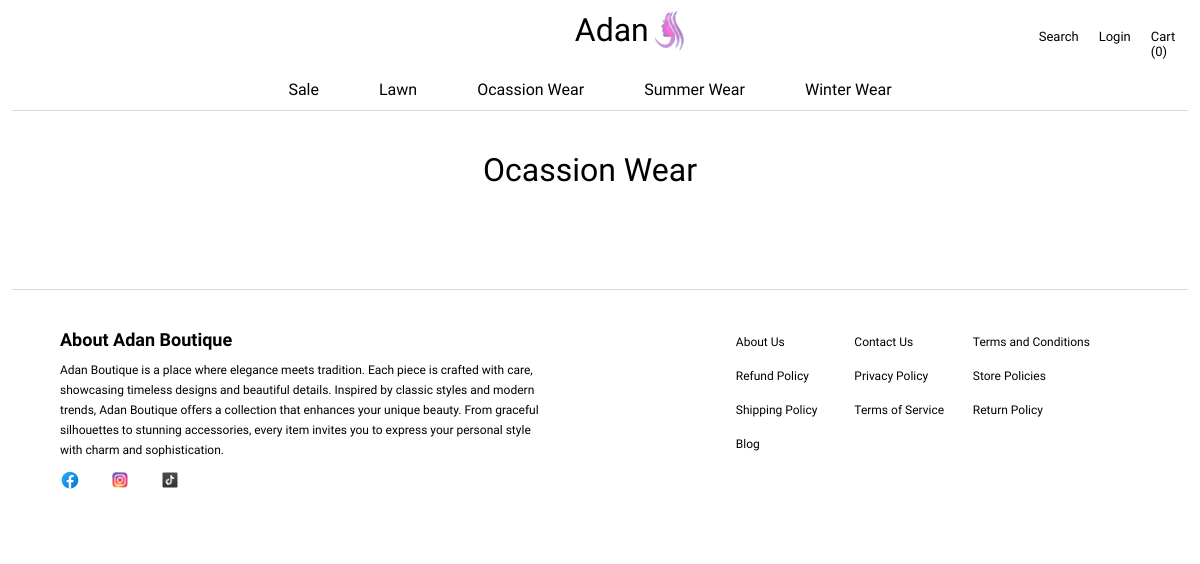
The page /adan/ocassion on the database as committed earlier.
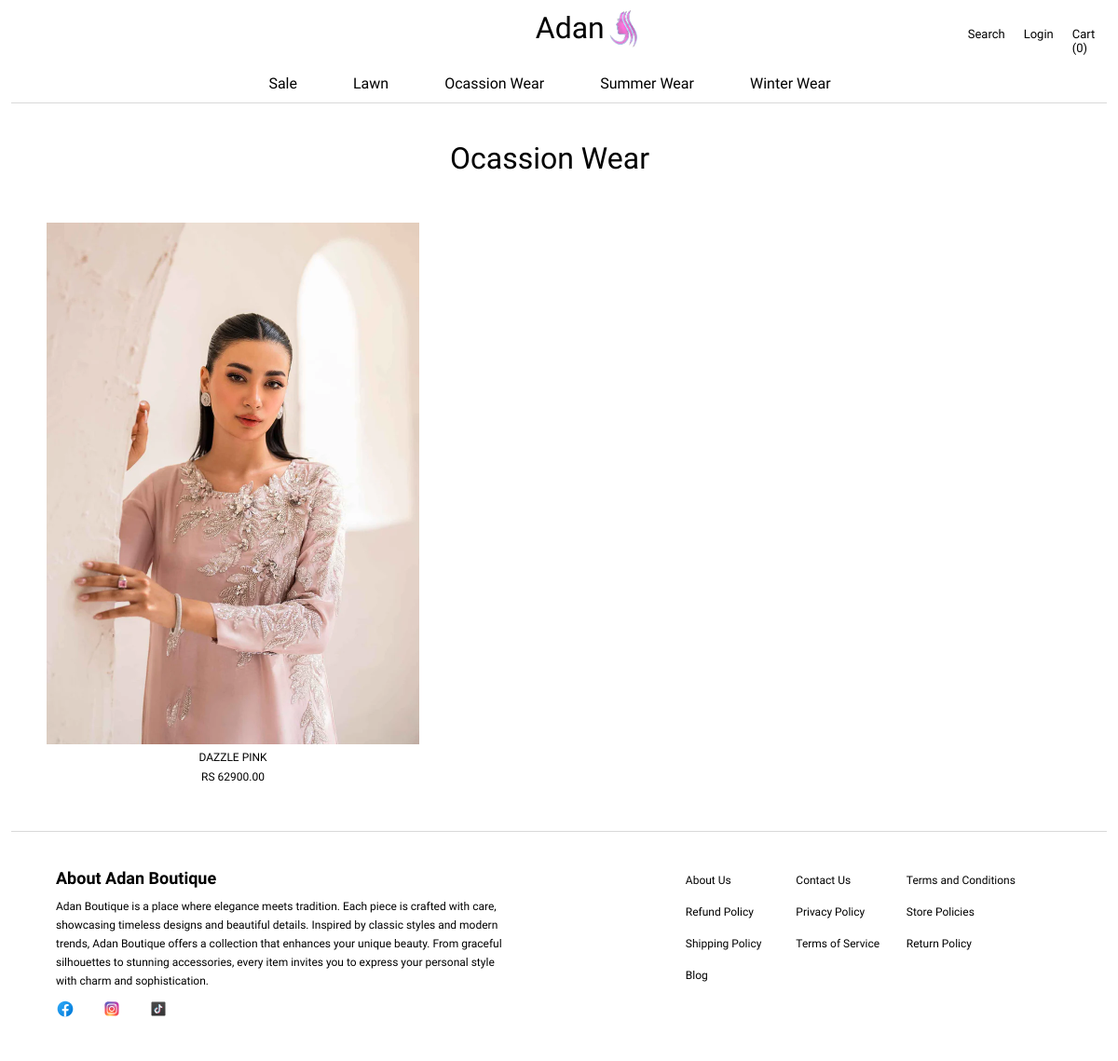
The same page on the database as committed later.
### products/models.py (models this page shows, shortened)
class Product(models.Model):
    name = models.CharField(max_length=255)
    description = models.TextField(blank=True)
    price = models.DecimalField(max_digits=10, decimal_places=2)
    discounted_price = models.DecimalField(max_digits=10, decimal_places=2, null=True, blank=True)
    stock = models.PositiveIntegerField()
    product_type = models.ForeignKey(ProductType, on_delete=models.CASCADE, related_name='products')
    is_on_sale = models.BooleanField(default=False)  # New field
    created_at = models.DateTimeField(auto_now_add=True)
    updated_at = models.DateTimeField(auto_now=True)

class ProductImage(models.Model):
    product = models.ForeignKey(Product, on_delete=models.CASCADE, related_name='images')
    image = models.ImageField(upload_to='products/')
    alt_text = models.CharField(max_length=255, blank=True)

### products/views.py (the view)
# urls.py: path('ocassion', views.ocassion_wear, name = 'ocassion'),
def ocassion_wear(request):
    ocassion_products = Product.objects.filter(is_on_sale = False, product_type__name = 'Ocassion Wear')
    products_with_images = {
        product: product.images.all() for product in ocassion_products
    }
    context = {
        'products_with_images': products_with_images,
    }
    return render(request, 'ocassion_wear.html', context)

### products/templates/ocassion_wear.html (shortened to what this page needs)
{% extends "layout.html" %}
{% block main %}
<div class="main">
    <div class="sectionHeading">
        <p>
            Ocassion Wear
        </p>
    </div>
    <div class="cardContainer">
        {% for product, images in products_with_images.items %}
        <div id='card-width' class="card">
            <div class="imgcontainer">
                {% if images %}
                    <img src="{{ images.0.image.url }}" alt="{{ images.0.alt_text }}">
                {% else %}
                    <img src="path/to/default/image.jpg" alt="No image available">
                {% endif %}
            </div>
            <div class="card-content">
                <p style = 'display: block'>{{ product.name }}</p>
                <p>RS {{ product.price }}</p>
            </div>
        </div>
        {% endfor %}
    </div>
</div>
{% endblock %}

Rows that differ between the two databases and show on the page:
added Product: image (picture), name "DAZZLE PINK", price "62900.00"
